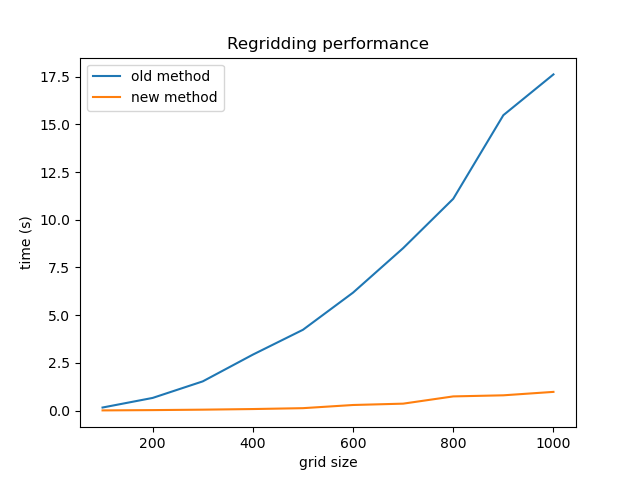

Here is the Python script that generated this plot:
from pathlib import Path
from time import time

import matplotlib.pyplot as plt
import numpy as np

from iris.analysis import AreaWeightedRegridder as AreaWeightedRegridder
from iris.cube import Cube
from iris.coords import DimCoord

from _area_weighted_old import AreaWeightedRegridder as AreaWeightedRegridderOld


def gen_cubes(src_size, tgt_size):
    h = 10

    bounds = np.linspace(-90, 90, src_size + 1)
    bounds = np.stack([bounds[:-1], bounds[1:]], axis=1)
    src_lat = DimCoord(np.linspace(-90, 90, src_size), bounds=bounds,
                       standard_name="latitude", units="degrees")
    src_lon = DimCoord(np.linspace(-180, 180, src_size), bounds=bounds * 2,
                       standard_name="longitude", units="degrees")
    src = Cube(np.ones([h, src_size, src_size]))
    src.add_dim_coord(src_lat, 1)
    src.add_dim_coord(src_lon, 2)

    tgt_bounds = np.linspace(-90, 90, tgt_size + 1)
    tgt_bounds = np.stack([tgt_bounds[:-1], tgt_bounds[1:]], axis=1)
    tgt_lat = DimCoord(np.linspace(-90, 90, tgt_size), bounds=tgt_bounds,
                       standard_name="latitude", units="degrees")
    tgt_lon = DimCoord(np.linspace(-180, 180, tgt_size), bounds=tgt_bounds * 2,
                       standard_name="longitude", units="degrees")
    tgt = Cube(np.ones([tgt_size, tgt_size]))
    tgt.add_dim_coord(tgt_lat, 0)
    tgt.add_dim_coord(tgt_lon, 1)
    return src, tgt


src, tgt = gen_cubes(1000, 800)

old_times = []
new_times = []

for size in [100, 200, 300, 400, 500, 600, 700, 800, 900, 1000]:
    src, tgt = gen_cubes(size, size - 1)
    t = time()
    rg = AreaWeightedRegridderOld(src, tgt)
    result = rg(src)
    old_times.append(time() - t)

    t = time()
    rg = AreaWeightedRegridder(src, tgt)
    result = rg(src)
    new_times.append(time() - t)

    print(f"{size} done")


plt.plot([100, 200, 300, 400, 500, 600, 700, 800, 900, 1000], old_times, label="old method")
plt.plot([100, 200, 300, 400, 500, 600, 700, 800, 900, 1000], new_times, label="new method")
plt.legend()
plt.title("Regridding performance")
plt.gca().set_xlabel("grid size")
plt.gca().set_ylabel("time (s)")
plt.savefig(Path(__file__).with_suffix(".png"))
